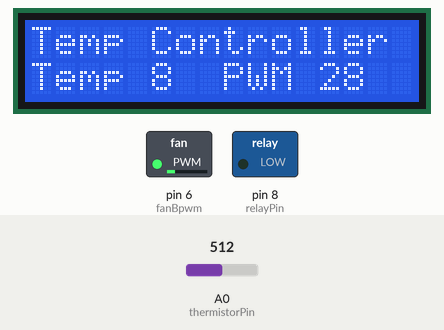
Simulated run of this sketch. Board: Arduino Uno, built with avr-gcc and run on an emulated ATmega328P. On the bench: 16×2 character LCD, switched loads named in the sketch (green lamp = pin HIGH). Dashed ring = blinking. The inputs (shaded band) are chosen by the test bench; at power-on: A0 (thermistorPin) = 512. Pins used as bus, display or sensor lines are not drawn; what the sketch prints to the serial monitor is not drawn.

Above: at 0.77 s.
1.3 s: A0 (thermistorPin) set to 0
At 1.78 s:
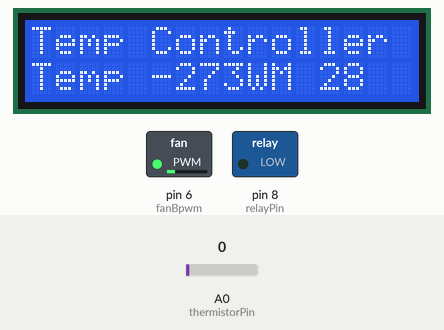
3.7 s: A0 (thermistorPin) set to 20
At 4.24 s:
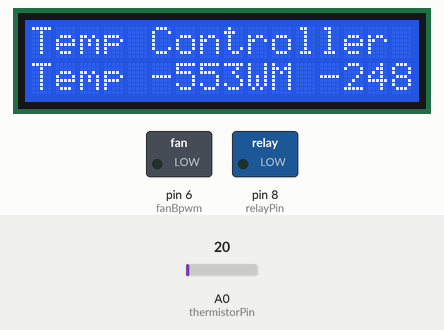
5.3 s: A0 (thermistorPin) set to 40
At 6.11 s:
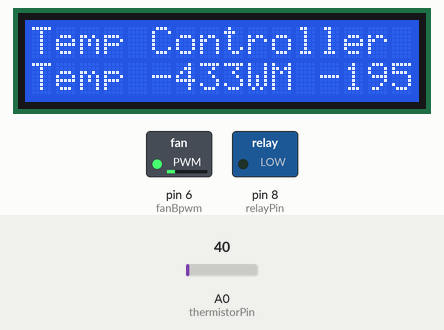
Timing chart, 0 to 12.9 s (numbered marks = the images above; inputs shaded):
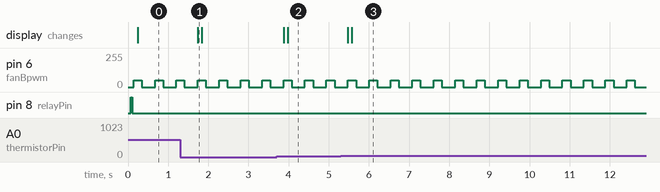

The sketch:

MTRX_noPID.ino
```cpp
#include <LiquidCrystal.h>
const int rs = 12, en = 11, d4 = 5, d5 = 4, d6 = 3, d7 = 2;
LiquidCrystal lcd(rs, en, d4, d5, d6, d7);

#define thermistorPin A0
#define fanApwm 5
#define fanBpwm 6
#define relayPin 8
#define R1 1000.00
#define c1 1.009249522e-3
#define c2 2.378405444e-4
#define c3 2.019202697e-7

int pwm;
bool flag= LOW;

void fan(bool ,int );
void disp(int ,int );

void setup(){
  Serial.begin(9600);

  lcd.begin(16, 2);
  lcd.setCursor(0,0);
  lcd.print("Temp Controller");
  lcd.setCursor(0,1);
  lcd.print("Temp ");
  lcd.setCursor(7,1);
  lcd.print(" PWM ");

  pinMode(thermistorPin,INPUT);
  pinMode(fanApwm,OUTPUT);
  pinMode(fanBpwm,OUTPUT);
  pinMode(relayPin,OUTPUT);

  Serial.println("Starting...");
  digitalWrite(relayPin,HIGH);
  Serial.print("Relay State= ");
  Serial.print(digitalRead(relayPin));
  Serial.println();
  if(!digitalRead(relayPin))
    Serial.println("unfortunate turn of events");
  else if(digitalRead(relayPin))
    Serial.println("Switched on Relay");
}


void loop() {
  double R2,T,Tc;
  int volt = analogRead(thermistorPin);
  R2 = R1*(10230/(double)volt-1);
  T= (1.0/(c1+c2*log(R2)+c3*pow(log(R2),3)));
  Serial.print("Temperature(in K)= ");
  Serial.print(T);
  Serial.println();
  Tc= T-273.15;
  Serial.print("Temperature(in C)= ");
  Serial.print(Tc);
  Serial.println();

  pwm = map((int)Tc,20,60,80,255);
  if(Tc>60){
    if(digitalRead(relayPin)){
      digitalWrite(relayPin,LOW);
    }

    flag=HIGH;
    pwm=255;
    fan(flag,pwm);
    disp((int)Tc,pwm);
    Serial.print("Relay State= ");
    Serial.print(digitalRead(relayPin));
    Serial.println();
    if(digitalRead(relayPin))
      Serial.println("unfortunate turn of events");
    else if(!digitalRead(relayPin))
      Serial.println("Switched oOff Relay");
    Serial.print("FanA State= ");
    Serial.print(digitalRead(fanApwm));
    Serial.println();
    Serial.print("FanB State= ");
    Serial.print(digitalRead(fanBpwm));
    Serial.println();
    if(digitalRead(fanApwm) && digitalRead(fanBpwm))
      Serial.println("Switched on both fans");
    else if(digitalRead(fanApwm) && !digitalRead(fanBpwm))
      Serial.println("Switched on both fanA, couldn't switch fanB.");
    else if(!digitalRead(fanApwm) && digitalRead(fanBpwm))
      Serial.println("Switched on both fanB, couldn't switch fanA.");
    else if(!digitalRead(fanApwm) && !digitalRead(fanBpwm))
      Serial.println("couldn't switch on either fanA or fanB");

  }

  else if(Tc<60 || Tc>30){
    if(digitalRead(relayPin)){
      digitalWrite(relayPin,LOW);
    }

    Serial.print("Relay State= ");
    Serial.print(digitalRead(relayPin));
    Serial.println();
    if(digitalRead(relayPin))
      Serial.println("unfortunate turn of events");
    else if(!digitalRead(relayPin))
      Serial.println("Switched oOff Relay");

    fan(flag,pwm);
    disp((int)Tc,pwm);
    Serial.print("FanA State= ");
    Serial.print(digitalRead(fanApwm));
    Serial.println();
    Serial.print("FanB State= ");
    Serial.print(digitalRead(fanBpwm));
    Serial.println();
    if(digitalRead(fanApwm) && digitalRead(fanBpwm))
      Serial.println("Switched on both fans");
    else if(digitalRead(fanApwm) && !digitalRead(fanBpwm))
      Serial.println("Switched on both fanA, couldn't switch fanB.");
    else if(!digitalRead(fanApwm) && digitalRead(fanBpwm))
      Serial.println("Switched on both fanB, couldn't switch fanA.");
    else if(!digitalRead(fanApwm) && !digitalRead(fanBpwm))
      Serial.println("couldn't switch on either fanA or fanB");
  }

  else if(Tc<=30 || Tc>10){
    if(!digitalRead(relayPin)){
      digitalWrite(relayPin,HIGH);
    }
    pwm=0;
    fan(flag,pwm);
    disp((int)Tc,pwm);

    Serial.print("FanA State= ");
    Serial.print(digitalRead(fanApwm));
    Serial.println();
    Serial.print("FanB State= ");
    Serial.print(digitalRead(fanBpwm));
    Serial.println();
    if(digitalRead(fanApwm) && digitalRead(fanBpwm))
      Serial.println("Switched on both fans");
    else if(digitalRead(fanApwm) && !digitalRead(fanBpwm))
      Serial.println("Switched on both fanA, couldn't switch fanB.");
    else if(!digitalRead(fanApwm) && digitalRead(fanBpwm))
      Serial.println("Switched on both fanB, couldn't switch fanA.");
    else if(!digitalRead(fanApwm) && !digitalRead(fanBpwm))
      Serial.println("couldn't switch on either fanA or fanB");
  }
  else if(Tc<10){
    pwm=0;
    flag= LOW;
    if(!digitalRead(relayPin)){
      digitalWrite(relayPin,HIGH);
    }
    fan(flag,pwm);
    disp((int)Tc,pwm);
  }
  delay(300);
}

void fan(bool var,int vel){
  if(!var){
    analogWrite(fanApwm,50);
    analogWrite(fanBpwm,50);
  }
  else if (var){
    analogWrite(fanApwm,vel);
    analogWrite(fanBpwm,vel);
  }
}

void disp(int temp,int vel){
  lcd.setCursor(5,1);
  lcd.print(temp);
  delay(100);
  lcd.setCursor(12,1);
  lcd.print(vel);
  delay(100);
}
```

Measured:
- after the input at 1.3 s, the display: changes after 0.44 s (image 1)
- after the input at 3.7 s, the display: first changes after 0.17 s (image 2 shows a later state)
- after the input at 5.3 s, the display: first changes after 0.18 s (image 3 shows a later state)
- by itself, pin 6 (fanBpwm): alternates 50/255 for 0.20 s and 0/255 for 0.33 s
